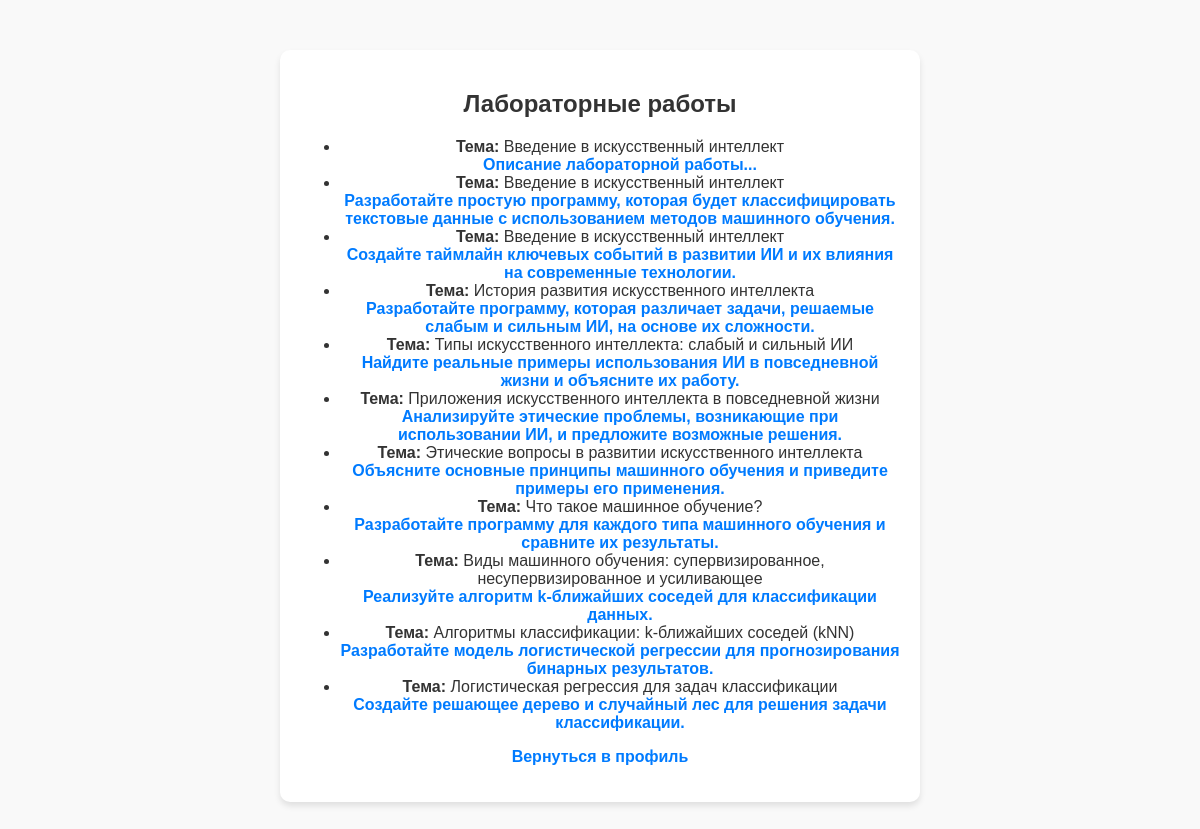
/labworks.php (signed in), run on the app's committed database.
### tables this page shows
CREATE TABLE `labworks` (
  `id` int(11) NOT NULL,
  `topic_id` int(11) NOT NULL,
  `description` text NOT NULL
);

CREATE TABLE `topics` (
  `id` int(11) NOT NULL,
  `title` varchar(255) NOT NULL,
  `content` text NOT NULL
);

### labworks.php (the view, shortened to what this page needs)
<?php
$conn = new mysqli("localhost", "root", "", "edu_site");
$sql = "SELECT l.id, l.description, t.title AS topic_title
        FROM labworks l
        JOIN topics t ON l.topic_id = t.id";
$result = $conn->query($sql);
?>
<!DOCTYPE html>
<html lang="ru">
<head>
    <link rel="stylesheet" href="style.css">
</head>
<body>
    <div class="container">
        <h2>Лабораторные работы</h2>
        <?php if ($result->num_rows > 0) : ?>
            <ul>
                <?php while ($row = $result->fetch_assoc()) : ?>
                    <li>
                        <strong>Тема:</strong> <?php echo htmlspecialchars($row['topic_title']); ?><br>
                        <a href="labwork.php?id=<?php echo $row['id']; ?>">
                            <?php echo htmlspecialchars($row['description']); ?>
                        </a>
                    </li>
                <?php endwhile; ?>
            </ul>
        <?php else : ?>
            <p>Нет доступных лабораторных работ.</p>
        <?php endif; ?>
        <p><a href="profile.php">Вернуться в профиль</a></p>
    </div>
</body>
</html>

### style.css (style rules this page uses)
:root { --white-color: #fff; --bg-color: #f9f9f9; --gray-color: #ccc; --primary-color: #007BFF; --secondary-color: #6c757d; }
body { font-family: Arial, sans-serif; margin: 0; padding: 0; background: var(--bg-color); color: #333; }
a { text-decoration: none; color: var(--primary-color); font-weight: bold; }
.container { max-width: 1200px; margin: 0 auto; padding: 0 20px; }
.container { max-width: 400px; margin: 100px auto; padding: 20px; background: rgba(255, 255, 255, 0.9); border-radius: 10px; box-shadow: 0 4px 6px rgba(0, 0, 0, 0.1); transition: transform 0.3s ease, box-shadow 0.3s ease; }
.container { max-width: 400px; margin: 100px auto; padding: 20px; background: rgba(255, 255, 255, 0.9); border-radius: 10px; box-shadow: 0 4px 6px rgba(0, 0, 0, 0.1); transition: transform 0.3s ease, box-shadow 0.3s ease; text-align: center; }
.container { max-width: 600px; margin: 50px auto; padding: 20px; background: var(--white-color); border-radius: 10px; box-shadow: 0 4px 6px rgba(0, 0, 0, 0.1); transition: transform 0.3s ease, box-shadow 0.3s ease; }

### data on the page
labworks: topic.title "Введение в искусственный интеллект", description "Описание лабораторной работы..."
labworks: topic.title "Введение в искусственный интеллект", description "Разработайте простую программу, которая будет классифицировать текстовые данные с использованием методов машинного обучения."
labworks: topic.title "Введение в искусственный интеллект", description "Создайте таймлайн ключевых событий в развитии ИИ и их влияния на современные технологии."
labworks: topic.title "История развития искусственного интеллекта", description "Разработайте программу, которая различает задачи, решаемые слабым и сильным ИИ, на основе их сложности."
labworks: topic.title "Типы искусственного интеллекта: слабый и сильный ИИ", description "Найдите реальные примеры использования ИИ в повседневной жизни и объясните их работу."
labworks: topic.title "Приложения искусственного интеллекта в повседневной жизни", description "Анализируйте этические проблемы, возникающие при использовании ИИ, и предложите возможные решения."
labworks: topic.title "Этические вопросы в развитии искусственного интеллекта", description "Объясните основные принципы машинного обучения и приведите примеры его применения."
labworks: topic.title "Что такое машинное обучение?", description "Разработайте программу для каждого типа машинного обучения и сравните их результаты."
labworks: topic.title "Виды машинного обучения: супервизированное, несупервизированное и усиливающее", description "Реализуйте алгоритм k-ближайших соседей для классификации данных."
labworks: topic.title "Алгоритмы классификации: k-ближайших соседей (kNN)", description "Разработайте модель логистической регрессии для прогнозирования бинарных результатов."
labworks: topic.title "Логистическая регрессия для задач классификации", description "Создайте решающее дерево и случайный лес для решения задачи классификации."
